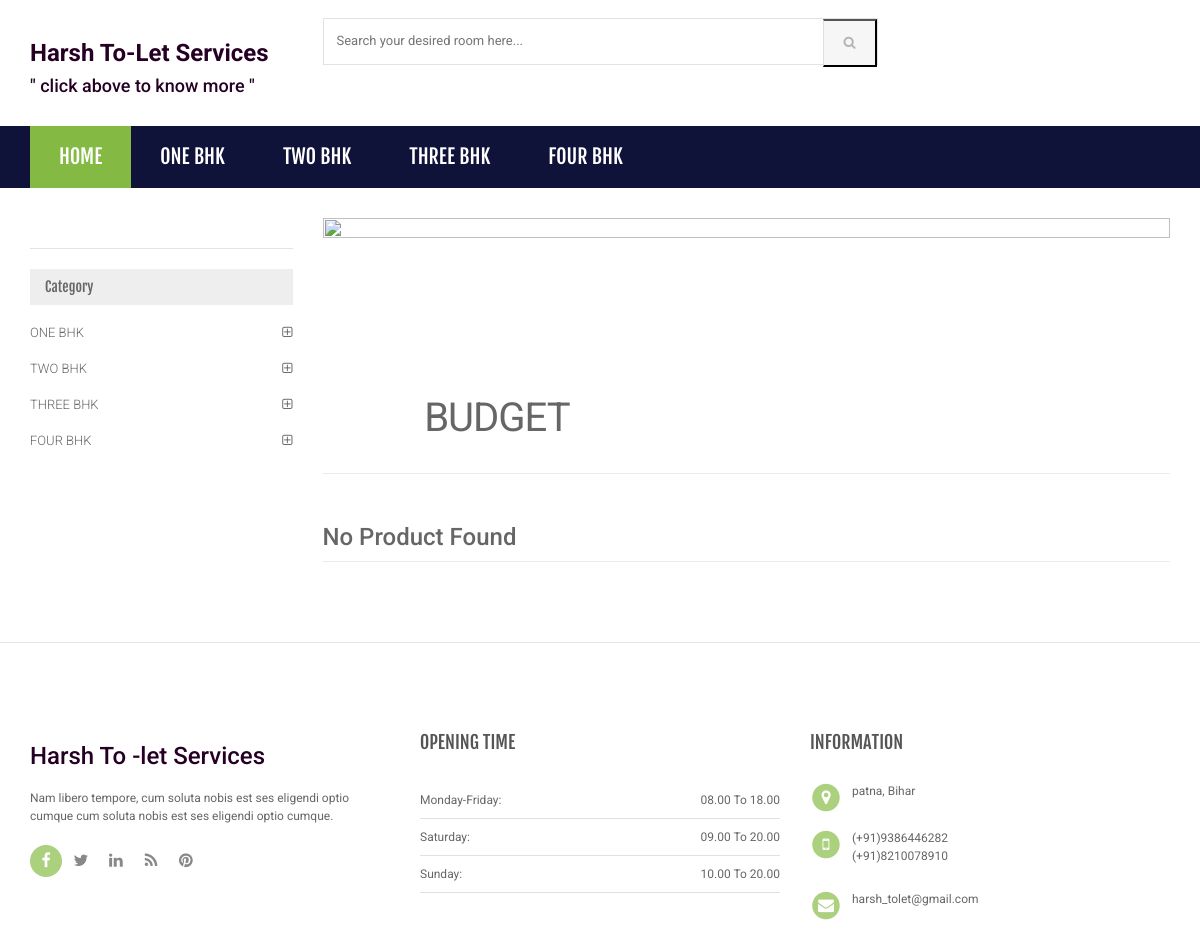
The app's page /Searching/sub-category.php?scid=2 with its own data.
### tables this page shows
CREATE TABLE `category` (
  `id` int(11) NOT NULL,
  `categoryName` varchar(255) DEFAULT NULL,
  `categoryDescription` longtext DEFAULT NULL,
  `creationDate` timestamp NOT NULL DEFAULT current_timestamp(),
  `updationDate` varchar(255) DEFAULT NULL
);

CREATE TABLE `subcategory` (
  `id` int(11) NOT NULL,
  `categoryid` int(11) DEFAULT NULL,
  `subcategory` varchar(255) DEFAULT NULL,
  `creationDate` timestamp NULL DEFAULT current_timestamp(),
  `updationDate` varchar(255) DEFAULT NULL
);

### Searching/sub-category.php (the view, shortened to what this page needs)
<?php
include('includes/config.php');
$cid=intval($_GET['scid']);
?>
<!DOCTYPE html>
<html lang="en">
	<head>
	    <link rel="stylesheet" href="assets/css/bootstrap.min.css">
	    <link rel="stylesheet" href="assets/css/main.css">
	    <link rel="stylesheet" href="assets/css/green.css">
	    <link rel="stylesheet" href="assets/css/owl.carousel.css">
		<link rel="stylesheet" href="assets/css/owl.transitions.css">
		<link href="assets/css/lightbox.css" rel="stylesheet">
		<link rel="stylesheet" href="assets/css/animate.min.css">
		<link rel="stylesheet" href="assets/css/rateit.css">
		<link rel="stylesheet" href="assets/css/bootstrap-select.min.css">
		<link rel="stylesheet" href="assets/css/config.css">
		<link href="assets/css/green.css" rel="alternate stylesheet" title="Green color">
		<link href="assets/css/blue.css" rel="alternate stylesheet" title="Blue color">
		<link href="assets/css/red.css" rel="alternate stylesheet" title="Red color">
		<link href="assets/css/orange.css" rel="alternate stylesheet" title="Orange color">
		<link href="assets/css/dark-green.css" rel="alternate stylesheet" title="Darkgreen color">
		<link rel="stylesheet" href="assets/css/font-awesome.min.css">
	</head>
    <body class="cnt-home">
<header class="header-style-1">
<?php include('includes/main-header.php');?>
<?php include('includes/menu-bar.php');?>
</header>
<div class="body-content outer-top-xs">
	<div class='container'>
		<div class='row outer-bottom-sm'>
			<div class='col-md-3 sidebar'>
	            <div class="sidebar-module-container">
	            	<h3 class="section-title"></h3>
	            	<div class="sidebar-filter">
<div class="sidebar-widget wow fadeInUp outer-bottom-xs ">
	<div class="widget-header m-t-20">
		<h4 class="widget-title">Category</h4>
	</div>
	<div class="sidebar-widget-body m-t-10">
	         <?php $sql=mysqli_query($con,"select id,categoryName  from category");
while($row=mysqli_fetch_array($sql))
{
    ?>
		<div class="accordion">
	    	<div class="accordion-group">
	            <div class="accordion-heading">
	                <a href="category.php?cid=<?php echo $row['id'];?>"  class="accordion-toggle collapsed">
	                   <?php echo $row['categoryName'];?>
	                </a>
	            </div>
	        </div>
	    </div>
	    <?php } ?>
	</div>
</div>
	            	</div>
	            </div>
            </div>
			<div class='col-md-9'>
	<div id="category" class="category-carousel hidden-xs">
		<div class="item">
			<div class="image">
				<img src="assets/images/banners/banner2.jpg" alt="" class="img-responsive">
			</div>
			<div class="container-fluid">
				<div class="caption vertical-top text-left">
					<div class="big-text">
						<br />
					</div>
					       <?php $sql=mysqli_query($con,"select subcategory  from subcategory where id='$cid'");
while($row=mysqli_fetch_array($sql))
{
    ?>
					<div class="excerpt hidden-sm hidden-md">
						<?php echo htmlentities($row['subcategory']);?>
					</div>
			<?php } ?>
				</div>
			</div>
		</div>
</div>
				<div class="search-result-container">
					<div id="myTabContent" class="tab-content">
						<div class="tab-pane active " id="grid-container">
							<div class="category-product  inner-top-vs">
								<div class="row">
			<?php
$ret=mysqli_query($con,"select * from products where subCategory='$cid'");
$num=mysqli_num_rows($ret);
if($num>0)
{
while ($row=mysqli_fetch_array($ret))
{?>
		<div class="col-sm-6 col-md-4 wow fadeInUp">
			<div class="products">
	<div class="product">
		<div class="product-image">
			<div class="image">
				<a href="product-details.php?pid=<?php echo htmlentities($row['id']);?>"><img  src="assets/images/blank.gif" data-echo="admin/productimages/<?php echo htmlentities($row['id']);?>/<?php echo htmlentities($row['productImage1']);?>" alt="" width="200" height="300"></a>
			</div>
		</div>
		<div class="product-info text-left">
			<h3 class="name"><a href="product-details.php?pid=<?php echo htmlentities($row['id']);?>"><?php echo htmlentities($row['productName']);?></a></h3>
			<div class="description"></div>
			<div class="product-price">
				<span class="price">
					Rs. <?php echo htmlentities($row['productPrice']);?>			</span>
										     <span class="price-before-discount">Rs. <?php echo htmlentities($row['productPriceBeforeDiscount']);?></span>
			</div>
		</div>
					<div class="cart clearfix animate-effect">
				<div class="action">
					<ul class="list-unstyled">
						<li class="add-cart-button btn-group">
						<?php if($row['productAvailability']=='In Stock'){?>
								<?php } else {?>
							<div class="action" style="color:red">Out of Stock</div>
					<?php } ?>
						</li>
					</ul>
				</div>
			</div>
			</div>
			</div>
		</div>
	  <?php } } else {?>
		<div class="col-sm-6 col-md-4 wow fadeInUp"> <h3>No Product Found</h3>
		</div>
<?php } ?>
										</div>
							</div>
						</div>
				</div>
			</div>
		</div></div>
</div>
</div>
<?php include('includes/footer.php');?>
</body>
</html>

### Searching/includes/menu-bar.php (shortened to what this page needs)
<div class="header-nav animate-dropdown">
    <div class="container">
        <div class="yamm navbar navbar-default" role="navigation">
            <div class="nav-bg-class">
                <div class="navbar-collapse collapse" id="mc-horizontal-menu-collapse">
	<div class="nav-outer">
		<ul class="nav navbar-nav">
			<li class="active dropdown yamm-fw">
				<a href="index.php" data-hover="dropdown" class="dropdown-toggle">Home</a>
			</li>
              <?php $sql=mysqli_query($con,"select id,categoryName  from category limit 6");
while($row=mysqli_fetch_array($sql))
{
    ?>
			<li class="dropdown yamm">
				<a href="category.php?cid=<?php echo $row['id'];?>"> <?php echo $row['categoryName'];?></a>
			</li>
			<?php } ?>
		</ul>
		<div class="clearfix"></div>
	</div>
</div>
            </div>
        </div>
    </div>
</div>

### Searching/assets/css/green.css (style rules this page uses)
a { color: #250024; }
.header-style-1 .header-nav { background: #101339; }
.cnt-home .header-style-1 .header-nav .navbar .navbar-nav > li.active { background: #84b943; }
.sidebar .sidebar-module-container .sidebar-widget .sidebar-widget-body .accordion .accordion-group .accordion-heading .accordion-toggle, .sidebar .sidebar-module-container .sidebar-widget .sidebar-widget-body .accordion .accordion-group .accordion-heading .accordion-toggle:hover, .sidebar .sidebar-module-container .sidebar-widget .sidebar-widget-body .accordion .accordion-group .accordion-heading .accordion-toggle:focus, .sidebar .sidebar-module-container .sidebar-widget .sidebar-widget-body .accordion .accordion-group .accordion-heading .accordion-toggle:after { color: #abd07e; }

### Searching/assets/css/lightbox.css (style rules this page uses)
body:after { content: url(../images/close.png) url(../images/loading.gif) url(../images/prev.png) url(../images/next.png); display: none; }

### Searching/assets/css/blue.css (style rules this page uses)
a { color: #3498db; }
.header-style-1 .header-nav { background: #3498db; }
.cnt-home .header-style-1 .header-nav .navbar .navbar-nav > li.active { background: #1d6ca1; }
.sidebar .sidebar-module-container .sidebar-widget .sidebar-widget-body .accordion .accordion-group .accordion-heading .accordion-toggle, .sidebar .sidebar-module-container .sidebar-widget .sidebar-widget-body .accordion .accordion-group .accordion-heading .accordion-toggle:hover, .sidebar .sidebar-module-container .sidebar-widget .sidebar-widget-body .accordion .accordion-group .accordion-heading .accordion-toggle:focus, .sidebar .sidebar-module-container .sidebar-widget .sidebar-widget-body .accordion .accordion-group .accordion-heading .accordion-toggle:after { color: #3498db; }

### Searching/assets/css/red.css (style rules this page uses)
a { color: #ff6c6c; }
.header-style-1 .header-nav { background: #ff6c6c; }
.cnt-home .header-style-1 .header-nav .navbar .navbar-nav > li.active { background: #ff1a1a; }
.sidebar .sidebar-module-container .sidebar-widget .sidebar-widget-body .accordion .accordion-group .accordion-heading .accordion-toggle, .sidebar .sidebar-module-container .sidebar-widget .sidebar-widget-body .accordion .accordion-group .accordion-heading .accordion-toggle:hover, .sidebar .sidebar-module-container .sidebar-widget .sidebar-widget-body .accordion .accordion-group .accordion-heading .accordion-toggle:focus, .sidebar .sidebar-module-container .sidebar-widget .sidebar-widget-body .accordion .accordion-group .accordion-heading .accordion-toggle:after { color: #ff6c6c; }

### Searching/assets/css/orange.css (style rules this page uses)
a { color: #f39c12; }
.header-style-1 .header-nav { background: #f39c12; }
.cnt-home .header-style-1 .header-nav .navbar .navbar-nav > li.active { background: #ab6c09; }
.sidebar .sidebar-module-container .sidebar-widget .sidebar-widget-body .accordion .accordion-group .accordion-heading .accordion-toggle, .sidebar .sidebar-module-container .sidebar-widget .sidebar-widget-body .accordion .accordion-group .accordion-heading .accordion-toggle:hover, .sidebar .sidebar-module-container .sidebar-widget .sidebar-widget-body .accordion .accordion-group .accordion-heading .accordion-toggle:focus, .sidebar .sidebar-module-container .sidebar-widget .sidebar-widget-body .accordion .accordion-group .accordion-heading .accordion-toggle:after { color: #f39c12; }

### Searching/assets/css/dark-green.css (style rules this page uses)
a { color: #12cca7; }
.header-style-1 .header-nav { background: #12cca7; }
.cnt-home .header-style-1 .header-nav .navbar .navbar-nav > li.active { background: #0b816a; }
.sidebar .sidebar-module-container .sidebar-widget .sidebar-widget-body .accordion .accordion-group .accordion-heading .accordion-toggle, .sidebar .sidebar-module-container .sidebar-widget .sidebar-widget-body .accordion .accordion-group .accordion-heading .accordion-toggle:hover, .sidebar .sidebar-module-container .sidebar-widget .sidebar-widget-body .accordion .accordion-group .accordion-heading .accordion-toggle:focus, .sidebar .sidebar-module-container .sidebar-widget .sidebar-widget-body .accordion .accordion-group .accordion-heading .accordion-toggle:after { color: #12cca7; }

### records on screen
category: categoryName "ONE BHK"
category: categoryName "TWO BHK"
category: categoryName "THREE BHK"
category: categoryName "FOUR BHK"
subcategory: subcategory "BUDGET"
